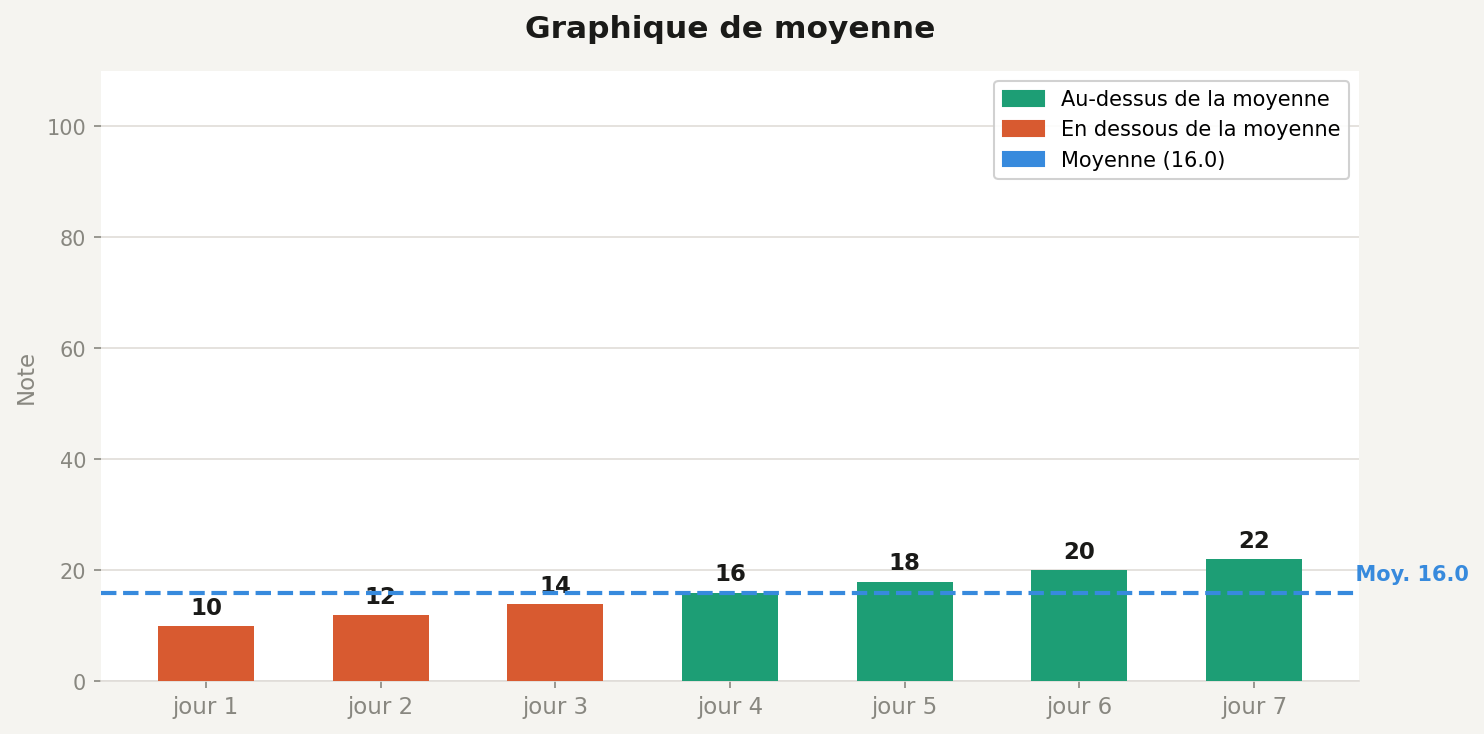

Source code (Python):
import matplotlib.pyplot as plt
import matplotlib.patches as mpatches
import numpy as np

# ────────────────────────────────────────────────
#  TES NOTES  →  Modifie cette liste !
# ────────────────────────────────────────────────
notes = [10, 12, 14, 16, 18, 20, 22]
labels = [f"jour {i+1}" for i in range(len(notes))]

# ────────────────────────────────────────────────
#  CALCUL DE LA MOYENNE
# ────────────────────────────────────────────────
moyenne = sum(notes) / len(notes)
note_max = max(notes)
note_min = min(notes)

print(f"📊 Moyenne  : {moyenne:.1f}")
print(f"⬆  Note max : {note_max}")
print(f"⬇  Note min : {note_min}")

# ────────────────────────────────────────────────
#  COULEURS  (vert = au-dessus, orange = en dessous)
# ────────────────────────────────────────────────
couleurs = ["#1D9E75" if n >= moyenne else "#D85A30" for n in notes]

# ────────────────────────────────────────────────
#  FIGURE
# ────────────────────────────────────────────────
fig, ax = plt.subplots(figsize=(10, 5))
fig.patch.set_facecolor("#F5F4F0")
ax.set_facecolor("#FFFFFF")

# Barres
x = np.arange(len(notes))
bars = ax.bar(x, notes, color=couleurs, width=0.55, zorder=3)

# Valeur au-dessus de chaque barre
for bar, note in zip(bars, notes):
    ax.text(
        bar.get_x() + bar.get_width() / 2,
        bar.get_height() + 1.2,
        str(note),
        ha="center", va="bottom",
        fontsize=11, fontweight="600", color="#1a1a18"
    )

# Ligne de moyenne
ax.axhline(moyenne, color="#378ADD", linewidth=2,
           linestyle="--", zorder=4, label=f"Moyenne : {moyenne:.1f}")

# Annotation de la ligne
ax.text(len(notes) - 0.5, moyenne + 1.5,
        f"  Moy. {moyenne:.1f}",
        color="#378ADD", fontsize=10, fontweight="600", va="bottom")

# ────────────────────────────────────────────────
#  MISE EN FORME
# ────────────────────────────────────────────────
ax.set_xticks(x)
ax.set_xticklabels(labels, fontsize=11)
ax.set_ylim(0, 110)
ax.set_ylabel("Note", fontsize=11, color="#888780")
ax.set_title("Graphique de moyenne", fontsize=15,
             fontweight="600", pad=16, color="#1a1a18")

# Grille discrète
ax.yaxis.grid(True, color="#E0DDD8", linewidth=0.8, zorder=0)
ax.set_axisbelow(True)
ax.spines[["top", "right", "left"]].set_visible(False)
ax.spines["bottom"].set_color("#E0DDD8")
ax.tick_params(colors="#888780")

# Légende
patch_above = mpatches.Patch(color="#1D9E75", label="Au-dessus de la moyenne")
patch_below = mpatches.Patch(color="#D85A30", label="En dessous de la moyenne")
patch_avg   = mpatches.Patch(color="#378ADD", label=f"Moyenne ({moyenne:.1f})")
ax.legend(handles=[patch_above, patch_below, patch_avg],
          loc="upper right", framealpha=0.9, fontsize=10)

plt.tight_layout()
plt.savefig("graphique_moyenne.png", dpi=150, bbox_inches="tight",
            facecolor=fig.get_facecolor())
print(" Image sauvegardée : graphique_moyenne.png")
plt.show()
